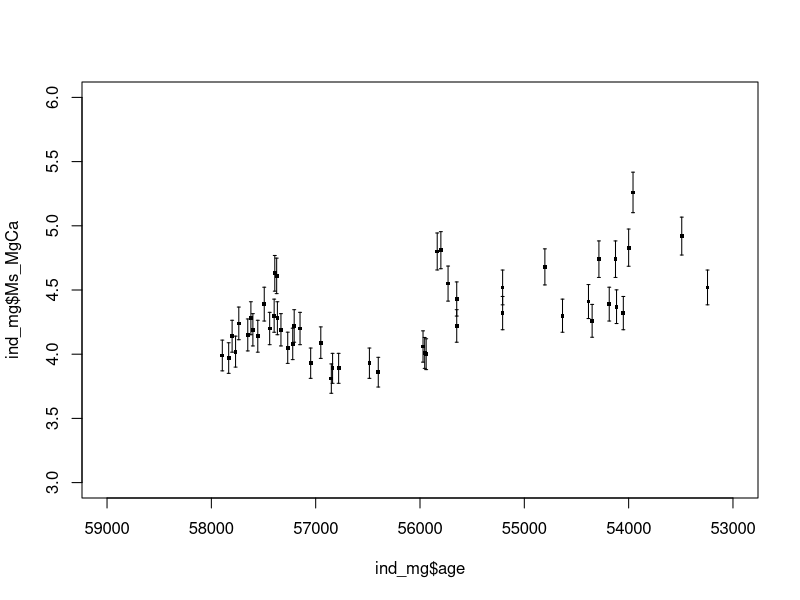

The R source for this figure:
ind_mg <- read.csv(file = "Harperetal_subm/RevisionApril2024/data/IndianOceanMgCa.csv")


plot(ind_mg$age, ind_mg$Ms_MgCa, xlim = c(59000, 53000), ylim = c(3,6), pch =15, cex =0.5)
points(ind_mg$age, ind_mg$Mv_MgCa, pch=15, cex = 0.5)
arrows(ind_mg$age, ind_mg$Ms_MgCa*0.97, ind_mg$age, ind_mg$Ms_MgCa*1.03, length=0.015, angle=90, code=3)
arrows(ind_mg$age, ind_mg$Mv_MgCa*0.97, ind_mg$age, ind_mg$Mv_MgCa*1.03, length=0.015, angle=90, code=3)


